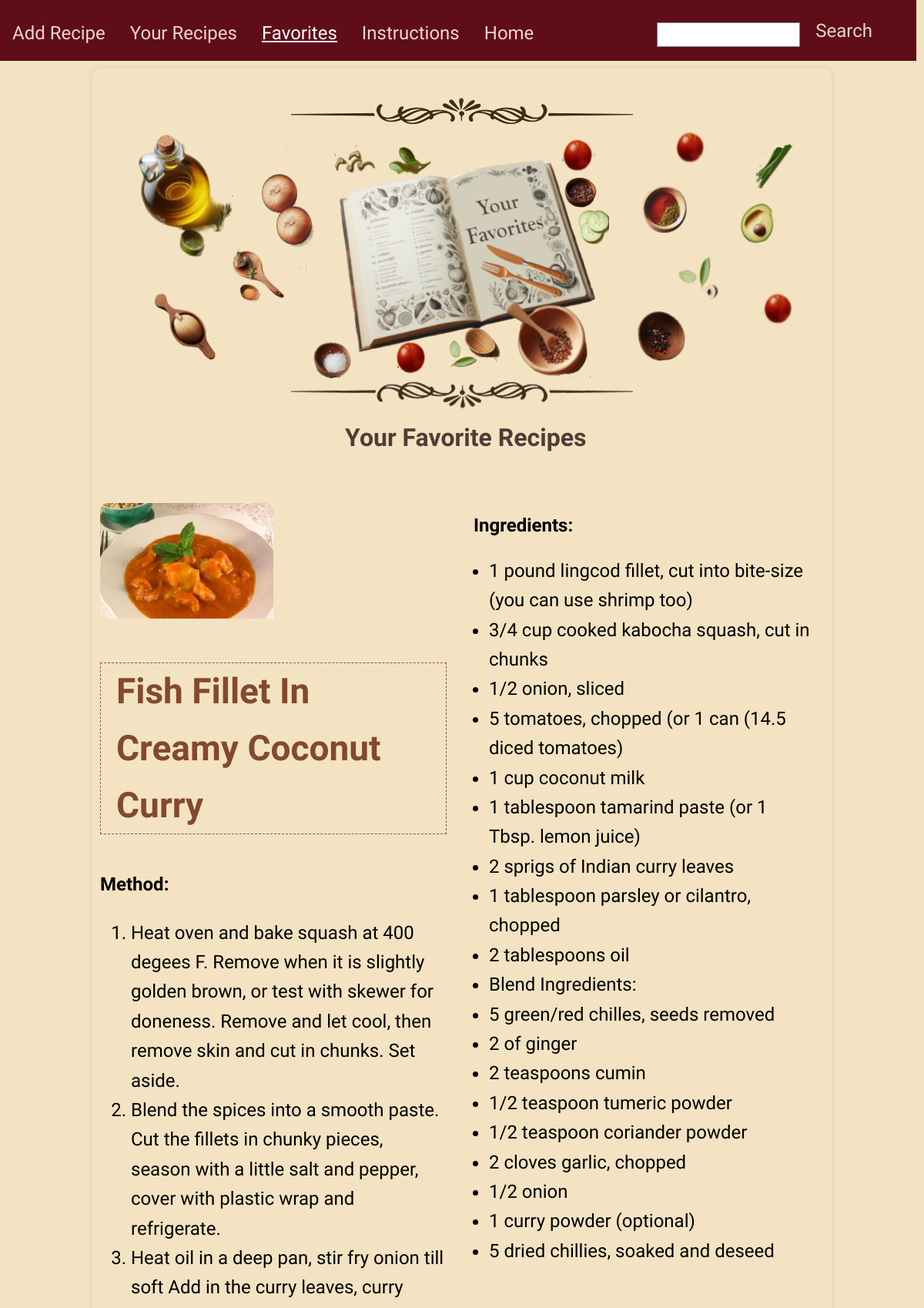
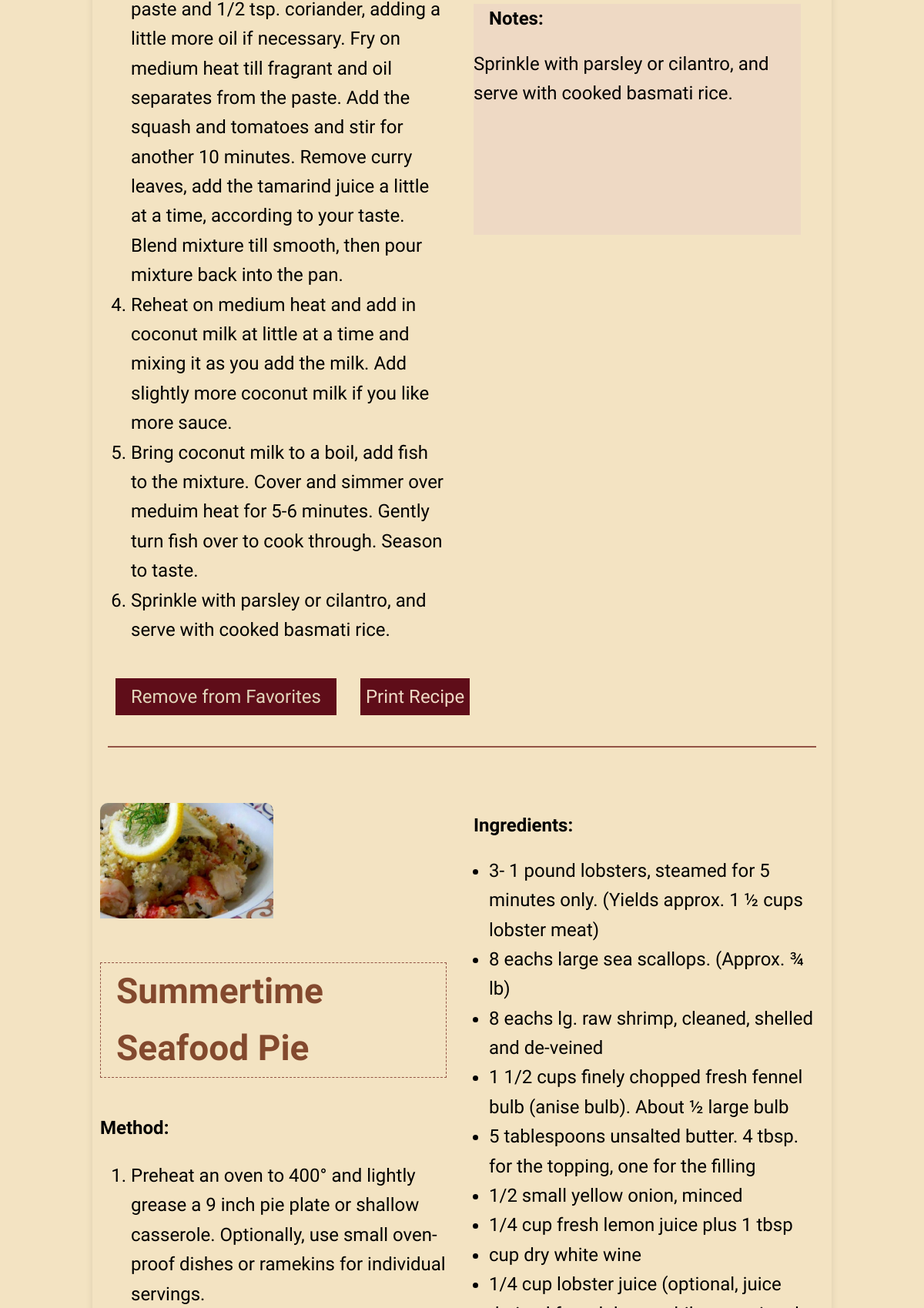
Page /favorites (signed in, upper part) on the committed database (2 pictures, top to bottom).
### tables this page shows
CREATE TABLE recipes (
                id INTEGER PRIMARY KEY AUTOINCREMENT,
                title TEXT NOT NULL,
                ingredients TEXT NOT NULL,
                instructions TEXT NOT NULL,
                notes TEXT,  -- Add the new column for notes
                user_id INTEGER, image TEXT,
                FOREIGN KEY (user_id) REFERENCES users (id)
            );

### build/views.py (the view)
@views.route('/favorites', methods=['GET'], endpoint='favorites')
def favorites():
    if 'user_id' not in session:
        flash('You need to log in first.')
        return redirect(url_for('views.login'))
    user_id = session['user_id']
    with db_connect() as connection:
        cursor = connection.cursor()
        cursor.execute('SELECT r.* FROM recipes r JOIN favorites f \
                       ON r.id = f.recipe_id WHERE f.user_id=?',
                       (user_id,))
        favorites = cursor.fetchall()
    return render_template('favorites.html',
                           favorites=favorites, user_id=user_id)

### build/__init__.py (called while the page is built)
def db_connect():
    if is_testing is False:
        conn = sqlite3.connect(DATABASE)
    else:
        conn = sqlite3.connect(TEST_DATABASE)
    return conn

### build/templates/favorites.html (shortened to what this page needs)
<!DOCTYPE html>
<html lang="en">
<head>
    <link rel="stylesheet" type="text/css" href="/static/styles/styles.css">
</head>
<body>
    {% include "nav.html" %}
    <div class="book-container">
        <div class="field-container">
            <img src="/static/images/border.png" alt="Border Image">
            <div class="your-favorites" aria-hidden="true">
            </div>
            <img src="/static/images/borderb.png" alt="Border Image">
            <h1>Your Favorite Recipes</h1>
            <div class="recipes-grid">
                {% for favorite in favorites %}
                <article class="recipe-item">
                    <div id="printableArea{{ favorite[0] }}" class="recipe-container">
                        <div class="recipe-image">
                            {% if favorite[6] %}
                            <img src="{{ url_for('static', filename='uploads/' + favorite[6]) }}"
                                alt="{{ favorite[1] }}">
                            {% else %}
                            <img src="{{ url_for('static', filename='default_image.jpg') }}"
                                alt="Default Image">
                            {% endif %}
                            <p class="recipe-title"><strong>{{ favorite[1] }}</strong></p>
                            <div class="recipe-method">
                                <strong class="other-titles">Method:</strong>
                                {% if favorite[3] %}
                                <ol class="method-list">
                                    {% for step in favorite[3].split('\n') %}
                                    <li>{{ step }}</li>
                                    {% endfor %}
                                </ol>
                                {% endif %}
                            </div>
                        </div>
                        <div class="recipe-details">
                            <p><strong class="other-titles">Ingredients:</strong></p>
                            {% if favorite[2] %}
                            <ul>
                                {% for ingredient in favorite[2].split('\n') %}
                                <li>{{ ingredient }}</li>
                                {% endfor %}
                            </ul>
                            {% endif %}
                            <blockquote class="notes">
                                <p><strong class="other-titles">Notes:</strong>
                                    <div class="text-notes"> {{ favorite[4] }}</div>
                                </p>
                            </blockquote>
                            <br>
                        </div>
                    </div>
                    <button onclick="removeFromFavorites({{ favorite[0] }})"
                        class="button1-style" aria-label="Remove from Favorites">Remove from Favorites</button>
                    <a class="button3-style" onclick="printPageArea({{ favorite[0] }})" aria-label="Print Recipe">Print Recipe</a>
                    <hr>
                </article>
                {% endfor %}
            </div>
        </div>
    </div>
</body>
</html>

### build/templates/nav.html (shortened to what this page needs)
 <nav>
     <a href="/add_recipe" {% if 'add_recipe' in request.endpoint %}class="selected"{% endif %}>Add Recipe</a>
     <a href="/your_recipes" {% if 'your_recipes' in request.endpoint %}class="selected"{% endif %}>Your Recipes</a>
     <a href="/favorites" {% if 'favorites' in request.endpoint %}class="selected"{% endif %}>Favorites</a>
     <a href="/instructions" {% if 'instructions' in request.endpoint %}class="selected"{% endif %}>Instructions</a>
     <a href="/dashboard" {% if 'dashboard' in request.endpoint %}class="selected"{% endif %}>Home</a>
     <div class="search-container">
         <form method="get" action="/search_recipes" id="searchForm" class="form-group">
             <input type="text" name="search" id="search" aria-label="Search for recipes" required>
             <input type="submit" class="button1-style" value="Search">
         </form>
     </div>
 </nav>

### build/static/styles/styles.css (style rules this page uses)
body { font-family: 'Indie Flower', Arial, sans-serif, cursive !important; line-height: 1.6; font-size: 24px; height: 100vh; margin: 0; background: #f3e3c2; background-size: cover; }
h1 { text-align: center; font-family: 'Indie Flower', Arial, sans-serif, cursive !important; color: #4e3d36; margin-top: 1%; margin-bottom: 1%; margin-left: 1%; font-size: 4rem; }
hr { border: 1px solid #935445; margin-top: 30px; }
.button1-style, a.button2-style, .button3-style, input[type="file"]::file-selector-button { font-family: 'Indie Flower', Arial, sans-serif, cursive !important; cursor: pointer; }
.button1-style { width: auto; padding: 10px 20px; font-size: 24px; margin: 10px; color: #e2d7bb; background-color: #5f0d19; border: none; }
.button3-style { width: auto; padding: 10px 7px; font-size: 24px; color: #eed9c4; margin-top: 28px; margin-left: 15px; background-color: #5f0d19; border: none; transition: background-color 0.3s ease, color 0.3s ease; }
.field-container { display: flex; flex-direction: column; align-items: center; justify-content: center; margin-bottom: 20px; padding-top: 10px; }
.search-container { padding-right: 5px; width: 30%; float: right; display: flex; align-items: center; }
.book-container { width: 80%; min-height: 200px; max-height: 80%; padding-top: 25px; border-radius: 10px; box-shadow: 0 0 10px rgba(0, 0, 0, 0.1); overflow: auto; margin: auto; overflow-y: scroll }
.recipe-container { display: grid; grid-template-areas: "image name" "ingredients method"; grid-template-columns: 1fr 1fr; margin-top: 20px; margin-left: -20px; }
.recipes-grid { width: 100%; }
.recipe-item { margin: 10px; padding: 10px; overflow: hidden; }
.recipe-image { padding: 10px; }
.recipe-image img { width: 50%; height: auto; border-top-left-radius: 10px; border-top-right-radius: 10px; grid-area: image; }
.recipe-details { padding-left: 150px; }
.recipe-title { grid-area: name; font-family: 'Indie Flower', sans-serif cursive !important; font-size: 46px; color: #83492e; border: 1px dashed #935445; padding-inline: 20px; }
.recipe-method { margin-top: 10px; grid-area: method; }
.recipe-details p { margin: 20px; }
.recipe-details ul { margin-top: 0; }
.recipe-details strong { font-weight: bold; }
.notes { background-color: #eed9c4; margin-top: 60px; margin-right: 20px; margin-left: 20px; min-height: 300px; }
.your-favorites { background: url('/static/images/favoritesl.png') center center; width: 90%; background-size: 100% 100%; padding-top: 150px; padding-bottom: 175px; margin-top: 2px; margin-bottom: 2px; }
nav { background: url('/static/images/bookmark.png') no-repeat; overflow: hidden; font-size: 36px; margin: 0px, 10px 10px 0px; }
nav a { float: left; display: block; color: #eed9c4; text-align: center; padding: 14px 16px; text-decoration: none; margin-top: 10px; margin-left: 10px; }
nav a:hover, nav a.selected { text-decoration: underline; color: #fff; }
.form-group { margin-bottom: 15px; text-align: center; max-width: 100%; padding-inline: 0px; }
.form-group input[type="text"], .form-group input[type="file"], .form-group textarea { width: 98%; font-size: 24px; padding: 1px; box-sizing: border-box; }
input[type="text"] { margin-top: 25px; margin-bottom: auto; font-size: 17px; border: 1px solid grey; }
input[type="submit"] { margin-top: 22px; padding: 1px 20px; background-color: #5f0d19; }
.form-group input[type="submit"] { width: auto; padding: 0px 10px; font-size: 24px; color: #e2d7bb; }
#searchForm.form-group { margin-left: 25px; display:flex; margin-top: 9px; width: 300px; }
@media only screen and (max-width: 1400px) { .recipe-details { padding-left: 5px; } }
@media only screen and (max-width: 1400px) { nav { background-image: none; background-color: #5f0d19; overflow: hidden; font-size: 30px; margin: 0 10px 10px 0; } }
@media only screen and (max-width: 1600px) and (min-width: 810px) { nav a { text-align: center; padding: 14px 16px; text-decoration: none; margin-top: 10px; margin-left: 0px; } }
@media only screen and (max-width: 1600px) and (min-width: 810px) { .button3-style { padding: 10px 7px; font-size: 24px; margin-top: 0px; margin-left: 15px; } }
@media screen and (max-width: 1200px) { nav { font-size: 24px; } }
@media screen and (max-width: 1200px) { #searchForm.form-group { margin-top: 4px; } }
@media screen and (max-width: 1200px) { h1 { font-size: 2rem; } }

### rows in the picture
recipes: image (picture), title "Fish Fillet In Creamy Coconut Curry", step "Heat oven and bake squash at 400 degees F. Remove when it is slightly golden brown, or test with skewer for doneness. Remove and let cool, then remove skin and cut in chunks. Set aside." "Blend the spices into a smooth paste. Cut the fillets in chunky pieces, season with a little salt and pepper, cover with plastic wrap and refrigerate." "Heat oil in a deep pan, stir fry onion till soft Add in the curry leaves, curry paste and 1/2 tsp. coriander, adding a little more oil if necessary. Fry on medium heat till fragrant and oil separates from the paste. Add the squash and tomatoes and stir for another 10 minutes. Remove curry leaves, add the tamarind juice a little at a time, according to your taste. Blend mixture till smooth, then pour mixture back into the pan." "Reheat on medium heat and add in coconut milk at little at a time and mixing it as you add the milk. Add slightly more coconut milk if you like more sauce." "Bring coconut milk to a boil, add fish to the mixture. Cover and simmer over meduim heat for 5-6 minutes. Gently turn fish over to cook through. Season to taste." "Sprinkle with parsley or cilantro, and serve with cooked basmati rice.", ingredient "1 pound lingcod fillet, cut into bite-size (you can use shrimp too)" "3/4 cup cooked kabocha squash, cut in chunks" "1/2 onion, sliced" "5 tomatoes, chopped (or 1 can (14.5 diced tomatoes)" "1 cup coconut milk" "1 tablespoon tamarind paste (or 1 Tbsp. lemon juice)" "2 sprigs of Indian curry leaves" "1 tablespoon parsley or cilantro, chopped" "2 tablespoons oil" "Blend Ingredients:" "5 green/red chilles, seeds removed" "2 of ginger" "2 teaspoons cumin" "1/2 teaspoon tumeric powder" "1/2 teaspoon coriander powder" "2 cloves garlic, chopped" "1/2 onion" "1 curry powder (optional)" "5 dried chillies, soaked and deseed", notes "Sprinkle with parsley or cilantro, and serve with cooked basmati rice."
recipes: image (picture), title "Summertime Seafood Pie", step "Preheat an oven to 400° and lightly grease a 9 inch pie plate or shallow casserole. Optionally, use small oven-proof dishes or ramekins for individual servings.", ingredient "3- 1 pound lobsters, steamed for 5 minutes only. (Yields approx. 1 ½ cups lobster meat)" "8 eachs large sea scallops. (Approx. ¾ lb)" "8 eachs lg. raw shrimp, cleaned, shelled and de-veined" "1 1/2 cups finely chopped fresh fennel bulb (anise bulb). About ½ large bulb" "5 tablespoons unsalted butter. 4 tbsp. for the topping, one for the filling" "1/2 small yellow onion, minced" "1/4 cup fresh lemon juice plus 1 tbsp" "cup dry white wine"
